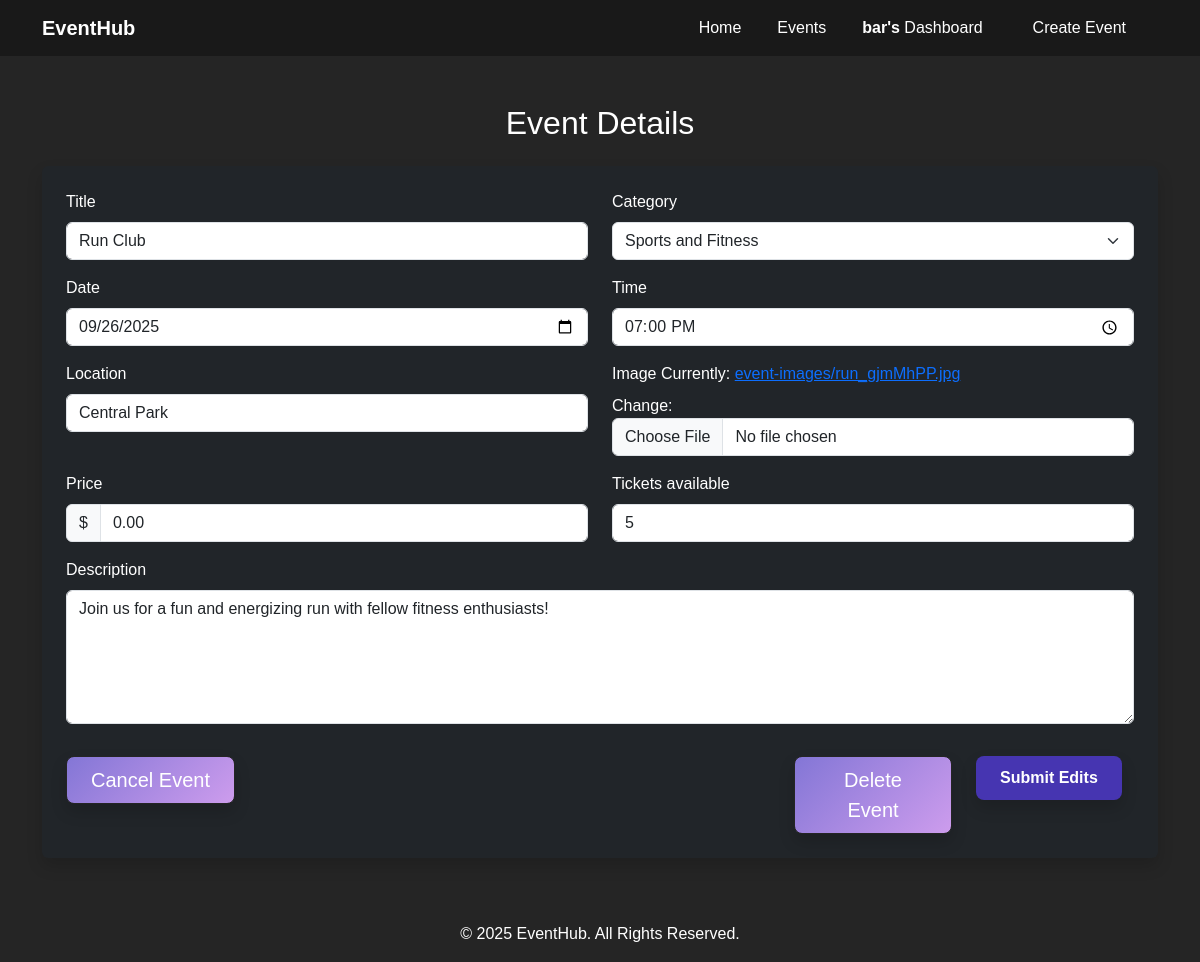
Page /dashboard/organizer/edit/7 (signed in) on the earlier database version.
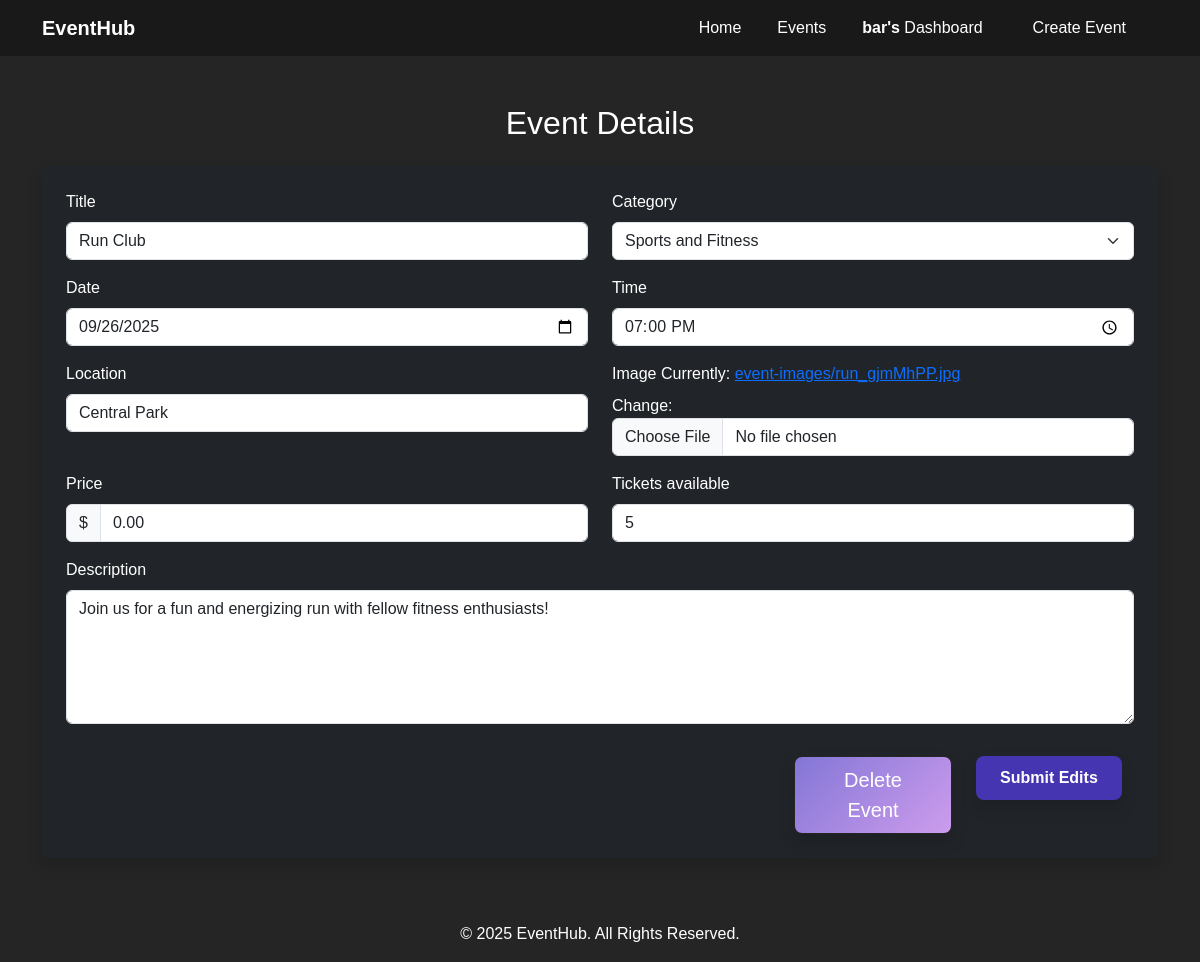
Same page on the later database version.
### events/views.py (the view)
# urls.py: path('dashboard/organizer/edit/<int:event_id>', views.edit_event_view, name="edit_event"),
@organizer_required
def edit_event_view(request, event_id):
    event = get_object_or_404(Event, id = int(event_id))
    if request.method == "POST":
        action = request.POST.get("action")
        if  action == "delete":
            event.delete()
            return HttpResponseRedirect(reverse('organizer'))
        event.status = request.POST.get("statusChange")
        event_form = EventForm(request.POST, instance=event)
        if event_form.is_valid():
            event_form.save()
            return HttpResponseRedirect(reverse('event', args=(event_id,)))
        return render(request, "events/edit.html", {
            "form" : event_form,
            "event" : event
        })
    else:
        if event.organizer != request.user:
            messages.warning(request, f"Only Organizers can edit Events.")
        event_form = EventForm(instance=event)
        return render(request, "events/edit.html", {
            "form" : event_form,
            "event" : event
        })

### events/helper.py (called while the page is built)
def organizer_required(view_func):
    @wraps(view_func)
    def _wrapped_view(request, *args, **kwargs):
        if not request.user.is_authenticated:
            return redirect('login')
        if not request.user.is_organizer:
            raise PermissionDenied("Sorry, This page is only accessible for organizers .")
        return view_func(request, *args, **kwargs)
    return _wrapped_view

### events/templates/events/edit.html (shortened to what this page needs)
{% extends "events/layout.html" %}
{% block body %}
  <section class="create-event-form py-5">
    <div class="container">
      <h2 class="text-center mb-4">Event Details</h2>
      <form method="post" enctype="multipart/form-data" class="p-4 bg-dark text-white rounded shadow">
        <div class="row mb-3">
            <div class="col-md-6">
                <label for="eventTitle" class="form-label">{{ form.title.label }}</label>
                {{ form.title }}
            </div>
            <div class="col-md-6">
                <label for="eventCategory" class="form-label">{{ form.category.label }}</label>
                {{ form.category }}
            </div>
        </div>
        <div class="row mb-3">
            <div class="col-md-6">
                <label for="eventDate" class="form-label">{{ form.date.label }}</label>
                {{ form.date }}
            </div>
            <div class="col-md-6">
                <label for="eventTime" class="form-label">{{ form.time.label }}</label>
                {{ form.time }}
            </div>
        </div>
        <div class="row mb-3">
            <div class="col-md-6">
                <label for="eventLocation" class="form-label">{{ form.location.label }}</label>
                {{ form.location }}
            </div>
            <div class="col-md-6">
                <label for="eventImage" class="form-label">{{ form.image.label }}</label>
                {{ form.image }}
            </div>
        </div>
        <div class="row mb-3">
            <div class="col-md-6">
                <label for="eventPrice" class="form-label">{{ form.price.label }}</label>
                <div class="input-group">
                    <span class="input-group-text">$</span>
                    {{ form.price }}
                </div>
            </div>
            <div class="col-md-6">
                <label for="eventCapacity" class="form-label">{{ form.tickets_available.label }}</label>
                {{ form.tickets_available }}
            </div>
        </div>
        <div class="mb-3">
            <label for="eventDescription" class="form-label">{{ form.description.label }}</label>
            {{ form.description }}
        </div>
        <div class="row">
            <div class="col-3 mt-3">
                {% if event.status == "active" %}
                    <button type="submit" name="statusChange" value="canceled" class="btn btn-lg btn-warning px-4 shadow main-btn">Cancel Event</button>
                {% elif event.status == "canceled" %}
                    <button type="submit" name="statusChange" value="active" class="btn btn-lg btn-success px-4 shadow main-btn">Reactivate Event</button>
                {% endif %}
            </div>
            <div class="col-5">
            </div>
            <div class="col-2 mt-3">
                <button type="submit" name="action" value="delete" class="btn btn-lg btn-danger px-4 shadow main-btn">Delete Event</button>
            </div>
            <div class="col-2 mt-3">
                <button type="submit" name="action" value="edit" class="btn btn-lg btn-primary px-4 shadow main-btn">Submit Edits</button>
            </div>
        </div>
    </form>
    </div>
  </section>
{% endblock %}

Differences in the rows shown:
changed Event "Run Club": status "active" → "sold_out" (drawn)
Other differences:
text no longer shown: "Cancel Event"
